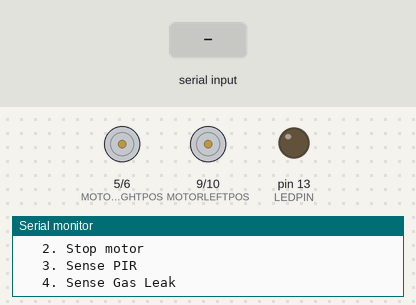
Bench run of a sketch on a simulated Arduino Uno, built with avr-gcc and run on an emulated ATmega328P. On the bench: motor-driver pin pairs drawn as motors (green arrow = first pin HIGH = forward, orange = second pin HIGH = backward, longer = more drive), output pins drawn as LEDs (lit = HIGH), the last lines printed to the serial monitor. The test bench sets the inputs (shaded band).

Above: at 1.2 s.
1.3 s: byte 102 (FORWARD) received over Serial
At 2.3 s:
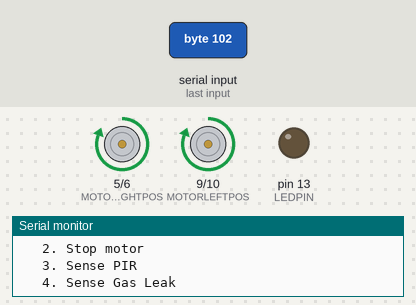
2.8 s: byte 108 (LEFT) received over Serial
At 3.4 s:
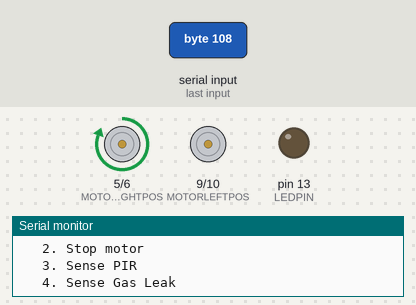
4.3 s: byte 114 (RIGHT) received over Serial
At 4.6 s:
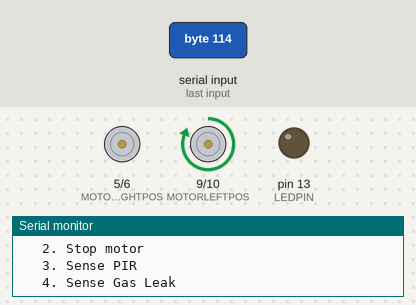
5.8 s: byte 98 (REVERSE) received over Serial
At 6.9 s:
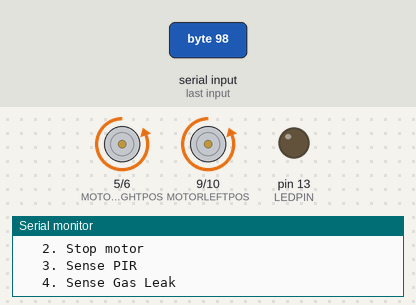
8.8 s: byte 50 (STOPMOTOR) received over Serial
At 9.2 s:
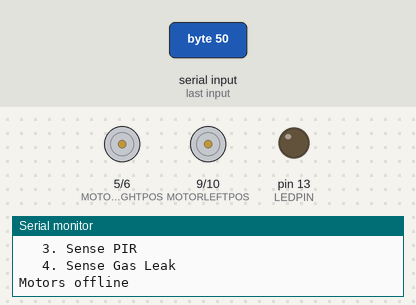
Timing chart, 0 to 11.5 s (numbered marks = the images above; inputs shaded):
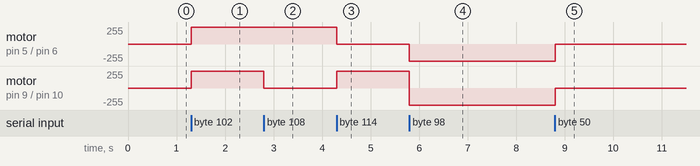

Measured:
- after the input at 1.3 s, motor on pin 5 (MOTORRIGHTPOS) / pin 6 (MOTORRIGHTNEG), motor on pin 9 (MOTORLEFTPOS) / pin 10 (MOTORLEFTNEG): stopped → forward 255/255 at once
- after the input at 2.8 s, motor on pin 9 (MOTORLEFTPOS) / pin 10 (MOTORLEFTNEG): forward 255/255 → stopped at once
- after the input at 4.3 s, motor on pin 5 (MOTORRIGHTPOS) / pin 6 (MOTORRIGHTNEG): forward 255/255 → stopped at once; motor on pin 9 (MOTORLEFTPOS) / pin 10 (MOTORLEFTNEG): stopped → forward 255/255 at once
- after the input at 5.8 s, motor on pin 5 (MOTORRIGHTPOS) / pin 6 (MOTORRIGHTNEG): stopped → backward 255/255 at once; motor on pin 9 (MOTORLEFTPOS) / pin 10 (MOTORLEFTNEG): forward 255/255 → backward 255/255 at once
- after the input at 8.8 s, motor on pin 5 (MOTORRIGHTPOS) / pin 6 (MOTORRIGHTNEG), motor on pin 9 (MOTORLEFTPOS) / pin 10 (MOTORLEFTNEG): backward 255/255 → stopped at once

The sketch:

rev1_26_04_2014.ino
```cpp
// avr-libc library includes
#include <avr/io.h>
#include <avr/interrupt.h>

// define simple names for I/P & O/P pins
#define MOTORLEFTPOS 9
#define MOTORLEFTNEG 10
#define MOTORRIGHTPOS 5
#define MOTORRIGHTNEG 6
// pins free 4,11,12
// pins 2 & 3 are also interrupts
#define PIRPIN 7 		// assign PIR Sensor output to PIN 8
#define GASPIN 8 		// assign MQ6 Sensor output to PIN 12
#define LEDPIN 13 		// built-in LED on PIN 13

// define easier names/labels for serial commands sent from the BotConnect Android app
#define AUTOSENSE 49            // DEC 1 for toggling autosense == ASCII 49
#define STOPMOTOR 50            // DEC 2 for stopping motors == ASCII 50
#define FORWARD 102             // DEC 'f' for forward == ASCII 102
#define REVERSE 98              // DEC 'b' for back/reverse == ASCII 98
#define RIGHT 114               // DEC 'r' for right == ASCII 114
#define LEFT 108                // DEC 'l' for left == ASCII 108
#define PIR_SENSE 51            // ASCII 51 for sensing PIR o/p
#define GAS_SENSE 52            // ASCII 52 for sensing gas o/p

byte byteRead=0; 			// buffer for serial input. Int0=pin2, Int1=Pin3
int seconds = 0;
int count = 0;
volatile int autoSense = 0;     // used w/ interrupt. Needs to be volatile for CPU to poll this regularly

// run on start/reset
void setup()
{
	Serial.begin(9600);           // set baud rate at 9600
	Serial.write("\nPower On\n");
	Serial.write("\nPlease enter:\n\t 1. Toggle Autosense\n\t 2. Stop motor\n\t 3. Sense PIR\n\t 4. Sense Gas Leak\n");

	pinMode(MOTORRIGHTPOS, OUTPUT);  // assign all 4 motors as output
	pinMode(MOTORRIGHTNEG, OUTPUT);
	pinMode(MOTORLEFTPOS, OUTPUT);
	pinMode(MOTORLEFTNEG, OUTPUT);
	pinMode(PIRPIN, INPUT);       // assign PIN as INPUT, to read PIR's output
	pinMode(GASPIN, INPUT);       // assign PIN as INPUT, to read MQ6's output
	pinMode(LEDPIN, OUTPUT);      // LED is output

        timer1_init();
}

void timer1_init()
{
        // initialize Timer1
	cli();          // disable global interrupts
	TCCR1A = 0;     // set entire TCCR1A register to 0
	TCCR1B = 0;     // same for TCCR1B

        // set compare match register to desired timer count:
	OCR1A = 15624;  // 15264 is value for 1 second. See: http://www.engblaze.com/microcontroller-tutorial-avr-and-arduino-timer-interrupts/
        // turn on CTC mode:
	TCCR1B |= (1 << WGM12);
	// Set CS10 and CS12 bits for 1024 prescaler:
	TCCR1B |= (1 << CS10);
	TCCR1B |= (1 << CS12);
        // enable timer compare interrupt:
	TIMSK1 |= (1 << OCIE1A);
        // enable global interrupts:
	sei();
}

void runMotor(int rightPos, int rightNeg, int leftPos, int leftNeg)
{
  	digitalWrite(MOTORRIGHTPOS, rightPos);
	digitalWrite(MOTORRIGHTNEG, rightNeg);
	digitalWrite(MOTORLEFTPOS, leftPos);
	digitalWrite(MOTORLEFTNEG, leftNeg);
}

void pirSensor()
{
	// glow LED if output of PIR is high
	if(digitalRead(PIRPIN))
	{
		digitalWrite(LEDPIN, HIGH);
		Serial.write("\nHuman detected! Say hi. ;)");
	}
	else
	{
		digitalWrite(LEDPIN, LOW);
		Serial.write("\nHuman absent. :(");
	}
}

void gasSensor()
{
        // glow LED if output of GASPIN is high
	if(digitalRead(GASPIN))
	{
		digitalWrite(LEDPIN, HIGH);
		Serial.write("\nOMG! Gas leak. Run for your lives. :P");
	}
	else
	{
		digitalWrite(LEDPIN, LOW);
		Serial.write("\nZzzz... no gas leak detected.");
	}
}

void loop()
{
	while(Serial.available())
	{
		// read serial input into buffer
		byteRead = Serial.read();
		switch(byteRead)
		{
		case AUTOSENSE: // DEC 1 = ASCII 49
			Serial.write("\nAuto Sense toggled");
                        autoSense = !autoSense;
			break;
		case STOPMOTOR: // DEC 2 = ASCII 50
			Serial.write("\nMotors offline");
                        runMotor(LOW,LOW,LOW,LOW);
                        break;
		case PIR_SENSE: // DEC 3 == ASCII 51
			// call PIR sensor method to check for human
			pirSensor();
			break;
		case GAS_SENSE: // DEC 4 == ASCII 52
                        // call LPG detector method to check for gas leak
			gasSensor();
			break;
		case FORWARD: // DEC 'f' for forward == ASCII 102
                        runMotor(HIGH,LOW,HIGH,LOW);
			break;
		case LEFT: // DEC 'l' for left == ASCII 108
                        runMotor(HIGH,LOW,LOW,LOW);
			break;
		case RIGHT: // DEC 'r' for right == ASCII 114
                        runMotor(LOW,LOW,HIGH,LOW);
			break;
		case REVERSE: // DEC 'b' for back/reverse == ASCII 98
                        runMotor(LOW,HIGH,LOW,HIGH);
			break;
		default: // other input value entered
			Serial.write("\nError. You entered: ");
			Serial.write(byteRead);
			// Serial.print(byteRead); // prints AS
			break;
		}
	}
}


ISR(TIMER1_COMPA_vect)
{
    seconds++;         // keep overall track of elapsed time
    count++;
    // using to sense PIR/GAS outputs every 10 seconds
    if((count == 10) && (autoSense == 1))
    {
      count = 0;       // reset count
      gasSensor();
      pirSensor();
    }
}
```
